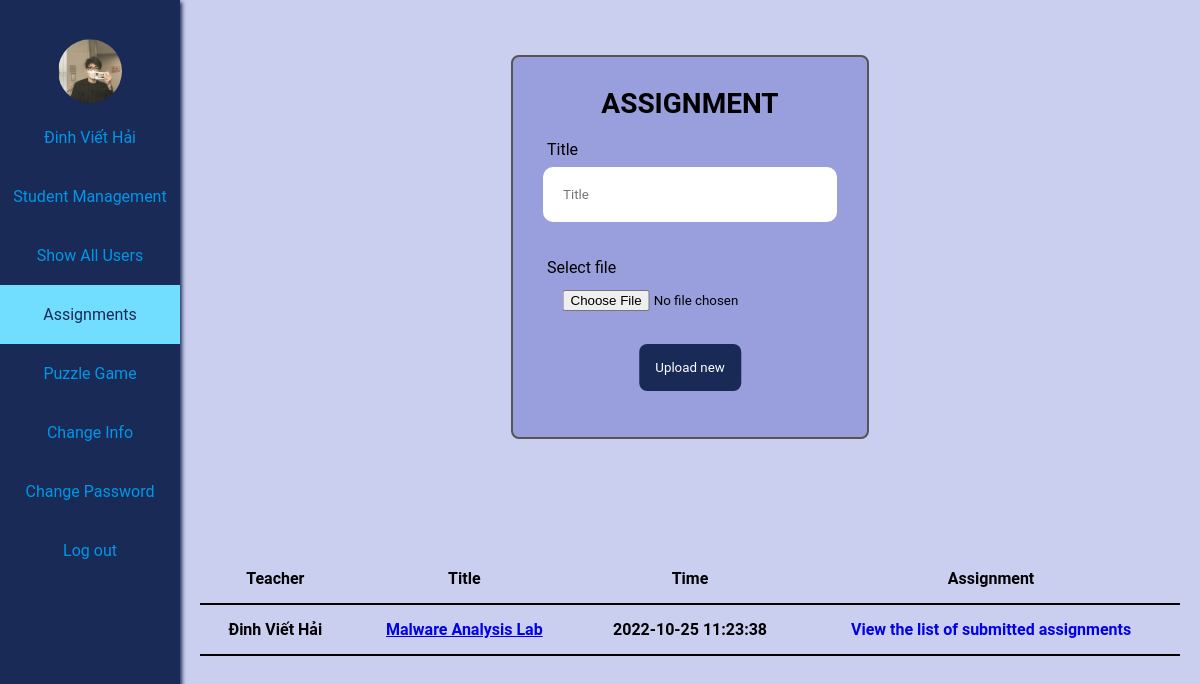
/teacher/assignment.php (signed in), run on the app's committed database.
### tables this page shows
CREATE TABLE `tbluser` (
  `id` int(11) NOT NULL,
  `username` varchar(255) NOT NULL,
  `password` varchar(255) NOT NULL,
  `pos` int(11) NOT NULL,
  `name` varchar(128) NOT NULL,
  `pnumber` varchar(16) NOT NULL,
  `email` varchar(128) NOT NULL,
  `avatar` varchar(128) NOT NULL
);

CREATE TABLE `tblassignment` (
  `id` int(11) NOT NULL,
  `title` varchar(255) NOT NULL,
  `idteacher` int(11) NOT NULL,
  `filename` varchar(255) NOT NULL,
  `updateon` datetime NOT NULL
);

### teacher/assignment.php (the view, shortened to what this page needs)
<?php
require_once("../config/user.php");
$assignment_list = "";
$id = $_SESSION["id"];
$sql = "SELECT * FROM tblassignment WHERE idteacher='$id'";
$result = $conn->query($sql);
while($row = $result->fetch_array(MYSQLI_NUM)) {
    $assignment_list .= "<tr>";
    $id_tmp = $row[2];
    $sql_tmp = "SELECT * FROM tbluser WHERE id = '$id_tmp'";
    $result_tmp = $conn->query($sql_tmp);
    $row_tmp = $result_tmp->fetch_array(MYSQLI_NUM);
    $assignment_list .= "<th>".$row_tmp[4]."</th>";
    $assignment_list .= "<th> <a href='../uploads/".$row[3]."' download>".$row[1]."</th>";
    $assignment_list .= "<th>".$row[4]."</th>";
    $assignment_list .= "<th> <a class='assignment-list' href='assignment_show.php?action=show&id=".$row[0]."'>View the list of submitted assignments</a> </th>";
    $assignment_list .= "</tr>";
}
?>
<!DOCTYPE html>
<html lang="en">
<head>
    <link rel="stylesheet" href="teacher_style.css">
</head>
<body>
    <div class="sidebar" >
        <ul class="menu">
            <li>
                <?php
                    $id = $_SESSION["id"];
                    $sql = "SELECT * FROM tbluser WHERE id = '$id'";
                    $result = $conn->query($sql);
                    $row = $result->fetch_array(MYSQLI_NUM);
                    if($row[7])
                        echo '<a href="index.php"> <img src="../image/avatars/'.$row[7].'" class="avatar" alt=""> </a>';
                    else
                        echo '<a href="index.php"> <img src="../image/avatars/default-avatar.png" class="avatar" alt=""> </a>';
                ?>
            </li>
            <li>
                <a href="index.php">
                    <?php
                    echo "<span>".$row[4]."</span>";
                    ?>
                </a>
            </li>
            <li>
                <a href="student_show.php" >Student Management</a>
            </li>
            <li>
                <a href="user.php">Show All Users</a>
            </li>
            <li>
                <a href="assignment.php" class="darkblue">Assignments</a>
            </li>
            <li>
                <a href="challenge.php" >Puzzle Game</a>
            </li>
            <li>
                <a href="changeinfo.php" >Change Info</a>
            </li>
            <li>
                <a href="changepwd.php" >Change Password</a>
            </li>
            <li>
                <a href="../logout.php">Log out</a>
            </li>
        </ul>
    </div>
    <div class="content" id="assignment">
        <form action="" method="post" enctype="multipart/form-data" class="assignment">
            <p>Assignment</p>
            <label for="title">Title</label>
            <input type="text" id="title" name="title" placeholder="Title"><br><br>
            <label for="myfile">Select file</label>
            <input type="file" id="myfile" name="file"><br><br>
			<input type="submit" value="Upload new" name="submit"><br><br>
		</form>
        <div id="assignment-scroll" class="assignment-list">
            <table>
                <tr>
                    <th>Teacher</th>
                    <th>Title</th>
                    <th>Time</th>
                    <th>Assignment</th>
                </tr>
                <?php
                    echo $assignment_list;
                ?>
            </table>
        </div>
    </div>
</body>
</html>

### teacher/teacher_style.css (style rules this page uses)
* { margin: 0; padding: 0; font-family: "Roboto", sans-serif; }
.sidebar { height: 100%; width: 180px; position: fixed; z-index: 1; top: 0; left: 0; background-color: #192a56; overflow-x: hidden; font-size: 16px; box-shadow: 2px 2px 4px #192a56; }
img.avatar { height: 64px; width: 64px; border-radius: 50%; cursor: pointer; transform: translateY(30%); padding: 0 60px; }
.sidebar .menu { margin-top: 0px; }
.sidebar .menu li { list-style-type: none; display: flex; justify-content: center; width: 100%; }
.sidebar .menu li a { display: block; padding: 20px 0; text-decoration: none; color: #0097e6; text-align: center; flex: 1; }
.darkblue { background-color: #71deff!important; color: #192a56!important; opacity: 100%; }
.content { margin-left: 180px; padding: 20px; box-sizing: border-box; font-size: 14px; height: 100vh; background: #cbcfef; }
.content form { width: 30%; position: relative; left: 50%; top: 50%; transform: translate(-50%, -50%); }
.content p { font-size: 28px!important; font-weight: bold; text-transform: uppercase; margin-bottom: 20px; text-align: center; }
.content label { font-size: 16px; margin-left: 4px; }
.content input[type="text"], .content input[type="password"] { display: block; width: 100%; border: none; border-radius: 10px; padding: 20px; box-sizing: border-box; margin-bottom: 4px; margin-top: 8px; }
.content input[type="submit"] { border: none; padding: 20px; background: #192a56; color: white; position: relative; left: 50%; transform: translateX(-50%); border-radius: 10px; margin-top: 20px; cursor: pointer; }
.content form input[type="file"] { position: relative; left: 50%; transform: translateX(-50%); top: 8px; }
.content .students-list table, .content .assignment-list table, .content .assignmentSubmitted-list table { width: 100%; position: relative; top: 50px; }
.content .students-list table, th, td, .content .assignment-list table, th, td { border-bottom: 2px solid black; border-collapse: collapse; background: none; padding: 15px; font-size: 16px; }
.students-list__edit, .students-list__delete, .send-message, .assignment-list, .assignmentSubmitted-list { text-decoration: none; }
.content .assignment { width: 30%; margin: 50px auto; padding: 30px; border: 2px solid #555; left: 0; top: -2%; transform: translate(0); background-color: #999edc; border-radius: 8px; }
.content .assignment input[type="file"] { border: none; padding: 5px 10px; }
.content .assignment input[type="submit"] { border: none; padding: 16px; border-radius: 8px; background: #192a56; color: white; }
.assignment-list { overflow-y: scroll; font-size: 16px!important; height: 180px; width: 100%; }
.content .assignmentSubmitted-list table, th, td { border-bottom: 2px solid black; border-collapse: collapse; background: none; padding: 15px; font-size: 16px; margin-top: -68px; }

### data on the page
tbluser: avatar (picture), name "Đinh Viết Hải"
tblassignment: tbluser.name "Đinh Viết Hải", title "Malware Analysis Lab", updateon "2022-10-25 11:23:38"
